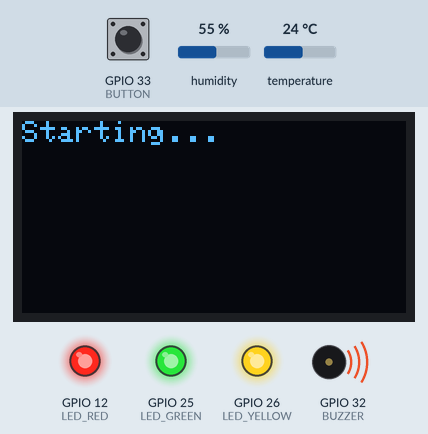
Recording of a sketch running on a simulated ESP32. On the bench: 128×64 one-colour display, output pins drawn as LEDs (lit = HIGH), buzzer (waves = sounding, pin HIGH). Dashed ring = blinking. Inputs (shaded band) come from the test bench; at power-on: GPIO 33 (BUTTON) HIGH, humidity 55 %, temperature 24 °C. WiFi joins after 1.5 s; servers stay silent unless stated; uploads are accepted with an empty reply; what the sketch prints to the serial monitor is not drawn.

Above: at 0.1 s.
1.5 s: GPIO 33 (BUTTON) pulled LOW for 0.15 s
At 4.0 s:
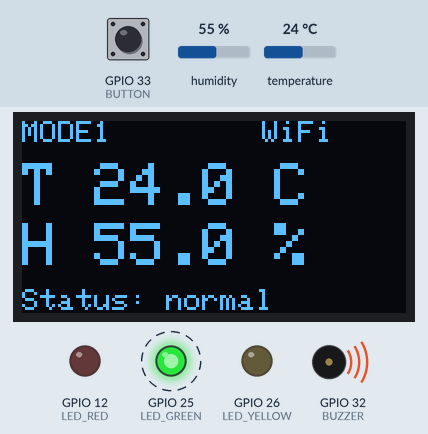
5.1 s: GPIO 33 (BUTTON) pulled LOW for 3.2 s
At 9.8 s:
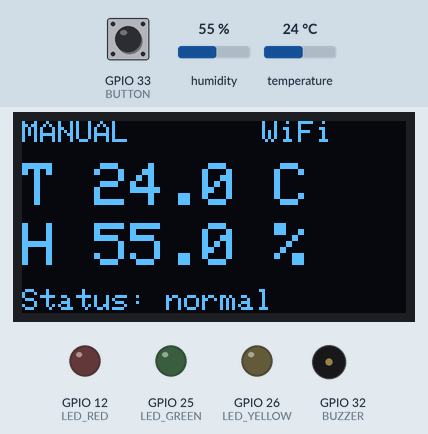
10.1 s: GPIO 33 (BUTTON) pulled LOW for 3.2 s
At 14.0 s:
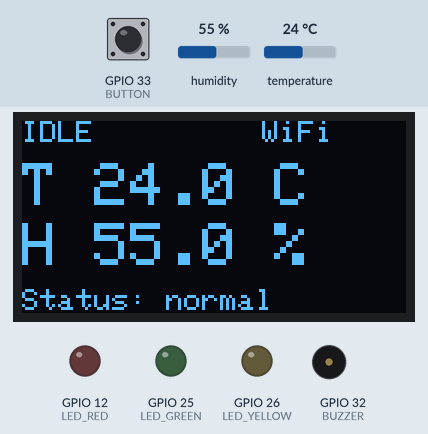
15.1 s: humidity set to 22 %
At 18.6 s:
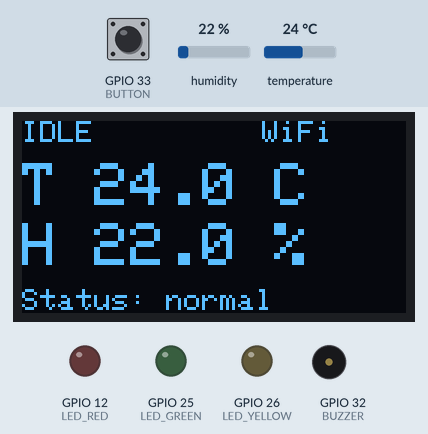
19.6 s: temperature set to 12 °C
At 22.8 s:
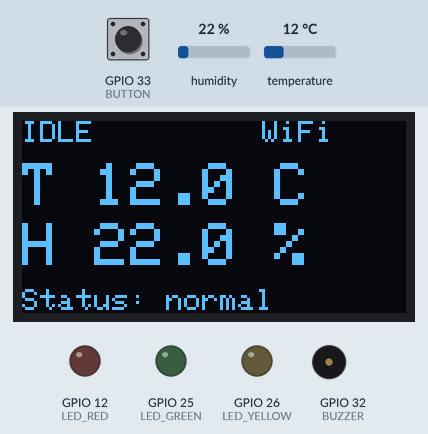
23.6 s: GPIO 33 (BUTTON) pulled LOW for 1 s
At 26.4 s:
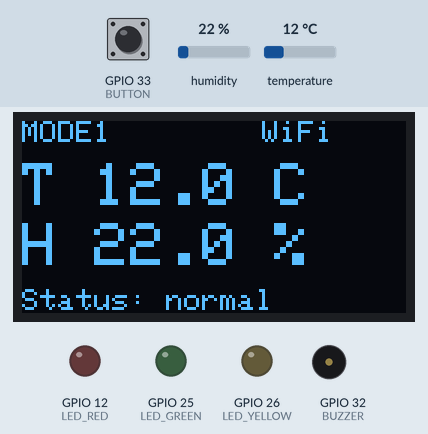
Timing chart, 0 to 27.1 s (numbered marks = the images above; inputs shaded):
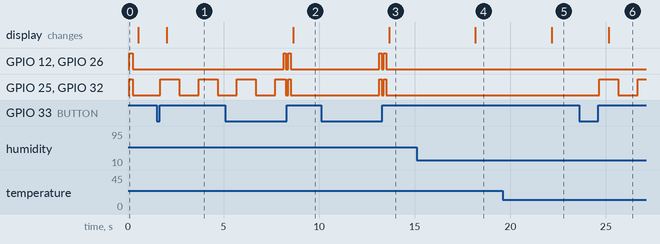

The sketch:

esp32_wifi_dashboard.ino
```cpp
/*
  Battery-powered Mode Blinker + Temp/Humidity Monitor
  Board:   ESP32-WROOM DevKit (3.3 V logic)
  Pins:    Buzzer=G32, Button=G33, LED1=G25, LED2=G26, LED3=G12,
           DHT22 data=G13, OLED SDA=G14, OLED SCL=G27   (all on the LEFT pin column)
  Library: "DHT sensor library" by Adafruit (+ "Adafruit Unified Sensor")

  Slide switch  -> in the battery + line (hardware only)
  Push button   -> G33 to GND (uses internal pull-up)

  SHORT PRESS (normal):
    Idle -> Mode 1 (1 s) -> Mode 2 (0.5 s) -> Mode 3 (0.25 s) -> Idle ...
    Mode 1 blinks LED 1 (green, G25) + buzzer
    Mode 2 blinks LED 2 (yellow, G26) + buzzer
    Mode 3 blinks LED 3 (red, G27) + buzzer

  LONG PRESS (hold ~3 s):
    Enters MANUAL mode (modes 1-3 disabled). A confirmation double-beep plays.
    In manual mode every short press toggles ALL 3 LEDs + buzzer ON / OFF.
    Long press again to leave manual mode and return to Idle.

  TEMPERATURE ALERT (manual mode only):
    If the DHT22 reads TEMP_ALERT_C (50 C) or higher while in manual mode,
    the LEDs light in rotation (LED 1 -> LED 2 -> LED 3 -> repeat) and the
    buzzer beeps on every step as an alarm. It stops when the
    temperature drops to TEMP_CLEAR_C (48 C) or below, then the LEDs/buzzer
    return to whatever state you had set with the button. Leaving manual
    mode (long press) also stops the alarm.

  Temperature/humidity is printed to the Serial Monitor every 2 s.

  DASHBOARD: readings, the current mode and the alert state are also sent over
  Wi-Fi to the Laravel dashboard (every 5 s, and instantly when the mode or alert
  changes). Fill in WIFI_SSID, WIFI_PASS, SERVER_URL and API_KEY below.
*/

#include <DHT.h>
#include <WiFi.h>
#include <HTTPClient.h>
#include <WiFiClientSecure.h>
#include <Wire.h>
#include <Adafruit_GFX.h>
#include <Adafruit_SSD1306.h>   // libraries: "Adafruit SSD1306" + "Adafruit GFX Library"

// ---------- Pins ----------
#define DHTPIN      13
#define DHTTYPE     DHT22      // or DHT11
#define LED_GREEN   25
#define LED_YELLOW  26
#define LED_RED     12     // LED 3. G12 must be LOW at boot: LED + resistor to GND is fine
#define BUZZER      32
#define BUTTON      33
#define I2C_SDA     14     // OLED SDA
#define I2C_SCL     27     // OLED SCL

// ---------- OLED 0.96" 128x64 (I2C, address 0x3C) ----------
Adafruit_SSD1306 oled(128, 64, &Wire, -1);
bool oledOk = false;
unsigned long lastOled = 0;

// ---------- Wi-Fi + dashboard (EDIT THESE) ----------
// The ESP32 only works on 2.4 GHz Wi-Fi.
const char* WIFI_SSID  = "YOUR_WIFI_NAME";
const char* WIFI_PASS  = "YOUR_WIFI_PASSWORD";
const char* SERVER_URL = "http://192.168.1.50:8000/api/device/reading";  // your Laravel server
const char* API_KEY    = "PUT_THE_SAME_DEVICE_API_KEY_AS_IN_.env";
const bool  USE_HTTPS  = false;      // true if SERVER_URL starts with https://
const unsigned long SEND_MS = 5000;  // send every 5 s, and instantly on a mode/alert change

// ---------- Timing ----------
const unsigned long DEBOUNCE_MS   = 40;
const unsigned long LONG_PRESS_MS = 3000;           // hold time for manual mode
const unsigned long BLINK_MS[3]   = {1000, 500, 250};
const unsigned long DHT_MS        = 2000;

// ---------- Temperature alert (manual mode) ----------
const float TEMP_ALERT_C = 50.0;                    // alarm starts at/above this
const float TEMP_CLEAR_C = 48.0;                    // alarm stops at/below this
const unsigned long ALERT_STEP_MS = 200;            // time each LED stays lit
const unsigned long ALERT_BEEP_MS = 100;            // beep length at each step

enum Mode { IDLE, BLINK1, BLINK2, BLINK3, MANUAL };
Mode mode = IDLE;

DHT dht(DHTPIN, DHTTYPE);

// Output state
bool outputsOn = false;
unsigned long lastBlink = 0;
unsigned long lastDht = 0;

// Manual mode / alert state
bool manualOn = false;            // what the button last set in manual mode
bool tempAlert = false;           // true while the over-temperature alarm is active
unsigned long lastAlertBlink = 0;
int alertStep = 0;                // 0 = LED 1, 1 = LED 2, 2 = LED 3

// Hand-off from the main loop to the network task
float lastT = NAN, lastH = NAN;
bool  hasReading = false;
bool  forceSend = false;
unsigned long lastSend = 0;
String outbox = "";
volatile bool outboxReady = false;

// Button state
bool lastReading = HIGH;          // HIGH = released (pull-up)
bool stableState = HIGH;
unsigned long lastChange = 0;
unsigned long pressStart = 0;
bool longHandled = false;

// Which LED(s) are used depends on the current mode:
//   Mode 1 -> LED 1 (green)   Mode 2 -> LED 2 (yellow)
//   Mode 3 -> LED 3 (red)     Manual -> all LEDs
void setOutputs(bool on) {
  outputsOn = on;
  digitalWrite(LED_GREEN,  on && (mode == BLINK1 || mode == MANUAL));
  digitalWrite(LED_YELLOW, on && (mode == BLINK2 || mode == MANUAL));
  digitalWrite(LED_RED,    on && (mode == BLINK3 || mode == MANUAL));
  digitalWrite(BUZZER,     on);
}

// Alarm pattern: light one LED at a time (1 -> 2 -> 3) with a beep
void alertShowStep(int step) {
  digitalWrite(LED_GREEN,  step == 0);
  digitalWrite(LED_YELLOW, step == 1);
  digitalWrite(LED_RED,    step == 2);
  digitalWrite(BUZZER, HIGH);
}

void confirmBeep() {
  for (int i = 0; i < 2; i++) {
    setOutputs(true);  delay(120);
    setOutputs(false); delay(120);
  }
}

void startMode(Mode m) {
  mode = m;
  tempAlert = false;               // alarm only exists in manual mode
  manualOn = false;
  forceSend = true;                // tell the dashboard about the new mode right away
  lastBlink = millis();
  if (m >= BLINK1 && m <= BLINK3) {
    setOutputs(true);              // start with ON right away
  } else {
    setOutputs(false);
  }
  Serial.print("Mode: ");
  Serial.println(m == IDLE ? "IDLE" : m == MANUAL ? "MANUAL" : String(m));
}

void onShortPress() {
  if (mode == MANUAL) {
    manualOn = !manualOn;          // toggle on/off
    if (!tempAlert) setOutputs(manualOn);   // during an alarm, the alarm owns the outputs
  } else if (mode == BLINK3) {
    startMode(IDLE);
  } else {
    startMode((Mode)(mode + 1));   // IDLE->1->2->3
  }
}

void onLongPress() {
  if (mode == MANUAL) {
    confirmBeep();
    startMode(IDLE);
  } else {
    mode = MANUAL;                 // so all 3 LEDs flash with the beep
    confirmBeep();
    startMode(MANUAL);
  }
}

void handleButton() {
  bool reading = digitalRead(BUTTON);
  unsigned long now = millis();

  if (reading != lastReading) {
    lastChange = now;
    lastReading = reading;
  }

  if ((now - lastChange) > DEBOUNCE_MS && reading != stableState) {
    stableState = reading;
    if (stableState == LOW) {              // pressed
      pressStart = now;
      longHandled = false;
    } else {                               // released
      if (!longHandled) onShortPress();
    }
  }

  // Held long enough -> long press (fires while still held)
  if (stableState == LOW && !longHandled && (now - pressStart) >= LONG_PRESS_MS) {
    longHandled = true;
    onLongPress();
  }
}

void handleBlink() {
  if (mode >= BLINK1 && mode <= BLINK3) {
    unsigned long interval = BLINK_MS[mode - BLINK1];
    if (millis() - lastBlink >= interval) {
      lastBlink = millis();
      setOutputs(!outputsOn);
    }
  }
}

void handleSensor() {
  if (millis() - lastDht >= DHT_MS) {
    lastDht = millis();
    float h = dht.readHumidity();
    float t = dht.readTemperature();
    if (isnan(h) || isnan(t)) {
      Serial.println("Sensor read failed - check wiring");
    } else {
      Serial.print("Temp: ");  Serial.print(t);
      Serial.print(" C  Humidity: "); Serial.print(h);
      Serial.println(" %");
      lastT = t; lastH = h; hasReading = true;

      // Over-temperature alarm (manual mode only)
      if (mode == MANUAL) {
        if (!tempAlert && t >= TEMP_ALERT_C) {
          tempAlert = true;
          lastAlertBlink = millis();
          alertStep = 0;
          alertShowStep(alertStep);
          forceSend = true;
          Serial.println("ALERT: temperature too high!");
        } else if (tempAlert && t <= TEMP_CLEAR_C) {
          tempAlert = false;
          setOutputs(manualOn);    // go back to what the button set
          forceSend = true;
          Serial.println("Alert cleared");
        }
      }
    }
  }
}

void handleAlert() {
  if (mode == MANUAL && tempAlert) {
    unsigned long elapsed = millis() - lastAlertBlink;
    if (elapsed >= ALERT_STEP_MS) {
      lastAlertBlink = millis();
      alertStep = (alertStep + 1) % 3;   // next LED in the rotation
      alertShowStep(alertStep);
    } else if (elapsed >= ALERT_BEEP_MS) {
      digitalWrite(BUZZER, LOW);         // short beep, then silence until next step
    }
  }
}

const char* modeName() {
  switch (mode) {
    case BLINK1: return "MODE1";
    case BLINK2: return "MODE2";
    case BLINK3: return "MODE3";
    case MANUAL: return "MANUAL";
    default:     return "IDLE";
  }
}

// Main loop: prepare the JSON message (fast, never blocks)
void handleNetwork() {
  if (!hasReading || outboxReady) return;
  if (!forceSend && millis() - lastSend < SEND_MS) return;
  lastSend = millis();
  forceSend = false;
  char buf[128];
  snprintf(buf, sizeof(buf),
           "{\"temperature\":%.1f,\"humidity\":%.1f,\"mode\":\"%s\",\"alert\":%s}",
           lastT, lastH, modeName(), tempAlert ? "true" : "false");
  outbox = buf;
  outboxReady = true;
}

// Background task: does the slow HTTP request so LEDs/buzzer/button never lag
void netTask(void*) {
  for (;;) {
    if (WiFi.status() != WL_CONNECTED) {
      outboxReady = false;                       // drop data while offline
      vTaskDelay(1000 / portTICK_PERIOD_MS);
      continue;
    }
    if (outboxReady) {
      String body = outbox;
      outboxReady = false;

      WiFiClient plain;
      WiFiClientSecure secure;
      HTTPClient http;
      bool ok;
      if (USE_HTTPS) { secure.setInsecure(); ok = http.begin(secure, SERVER_URL); }
      else           { ok = http.begin(plain, SERVER_URL); }

      if (ok) {
        http.setTimeout(4000);
        http.addHeader("Content-Type", "application/json");
        http.addHeader("Accept", "application/json");
        http.addHeader("X-API-KEY", API_KEY);
        int code = http.POST(body);
        Serial.printf("Dashboard POST -> %d\n", code);
        http.end();
      }
    }
    vTaskDelay(100 / portTICK_PERIOD_MS);
  }
}

// Shows mode, temperature, humidity and alert status on the OLED (refreshes twice a second)
void handleOled() {
  if (!oledOk || millis() - lastOled < 500) return;
  lastOled = millis();
  oled.clearDisplay();
  oled.setTextColor(SSD1306_WHITE);
  oled.setTextSize(1);
  oled.setCursor(0, 0);
  oled.print(modeName());
  oled.setCursor(80, 0);
  oled.print(WiFi.status() == WL_CONNECTED ? "WiFi" : "no WiFi");

  oled.setTextSize(2);
  oled.setCursor(0, 14);
  oled.print("T ");
  if (hasReading) oled.print(lastT, 1); else oled.print("--");
  oled.print(" C");
  oled.setCursor(0, 34);
  oled.print("H ");
  if (hasReading) oled.print(lastH, 1); else oled.print("--");
  oled.print(" %");

  oled.setTextSize(1);
  if (tempAlert) {
    oled.fillRect(0, 54, 128, 10, SSD1306_WHITE);
    oled.setTextColor(SSD1306_BLACK);
    oled.setCursor(10, 55);
    oled.print("!! HIGH TEMP ALERT !!");
  } else {
    oled.setCursor(0, 56);
    oled.print("Status: normal");
  }
  oled.display();
}

void setup() {
  Serial.begin(115200);
  pinMode(LED_GREEN,  OUTPUT);
  pinMode(LED_YELLOW, OUTPUT);
  pinMode(LED_RED,    OUTPUT);
  pinMode(BUZZER,     OUTPUT);
  pinMode(BUTTON, INPUT_PULLUP);
  dht.begin();

  // OLED on custom I2C pins
  Wire.begin(I2C_SDA, I2C_SCL);
  oledOk = oled.begin(SSD1306_SWITCHCAPVCC, 0x3C);
  if (oledOk) {
    oled.clearDisplay();
    oled.setTextColor(SSD1306_WHITE);
    oled.setTextSize(1);
    oled.setCursor(0, 0);
    oled.print("Starting...");
    oled.display();
  } else {
    Serial.println("OLED not found - check SDA/SCL/VCC/GND");
  }

  // Wi-Fi + background network task
  WiFi.mode(WIFI_STA);
  WiFi.setAutoReconnect(true);
  WiFi.begin(WIFI_SSID, WIFI_PASS);
  xTaskCreatePinnedToCore(netTask, "net", 8192, NULL, 1, NULL, 0);

  mode = MANUAL;                  // so all LEDs light during self test
  setOutputs(true); delay(200);   // power-on self test
  setOutputs(false);
  mode = IDLE;
}

void loop() {
  handleButton();
  handleBlink();
  handleSensor();
  handleAlert();
  handleNetwork();
  handleOled();
}
```

Measured:
- after the input at 1.5 s, GPIO 25 (LED_GREEN), GPIO 32 (BUZZER): alternates HIGH for 1.0 s and LOW for 1.0 s, starting after 0.19 s; the display: changes after 0.53 s (image 1)
- after the input at 5.1 s, GPIO 12 (LED_RED), GPIO 26 (LED_YELLOW): alternates HIGH for 0.12 s and LOW for 0.12 s, 4 changes in all, then stays LOW, starting after 3.0 s; the display: changes after 3.5 s (image 2)
- after the input at 10.1 s, GPIO 12 (LED_RED), GPIO 25 (LED_GREEN), GPIO 26 (LED_YELLOW), GPIO 32 (BUZZER): alternates HIGH for 0.12 s and LOW for 0.12 s, 4 changes in all, then stays LOW, starting after 3.1 s; the display: changes after 3.6 s (image 3)
- after the input at 15.1 s, the display: changes after 3.1 s (image 4)
- after the input at 19.6 s, the display: changes after 2.6 s (image 5)
- after the input at 23.6 s, GPIO 25 (LED_GREEN), GPIO 32 (BUZZER): LOW → HIGH after 1.1 s, → LOW 1.0 s later, → HIGH 1.0 s later; the display: changes after 1.6 s (image 6)
